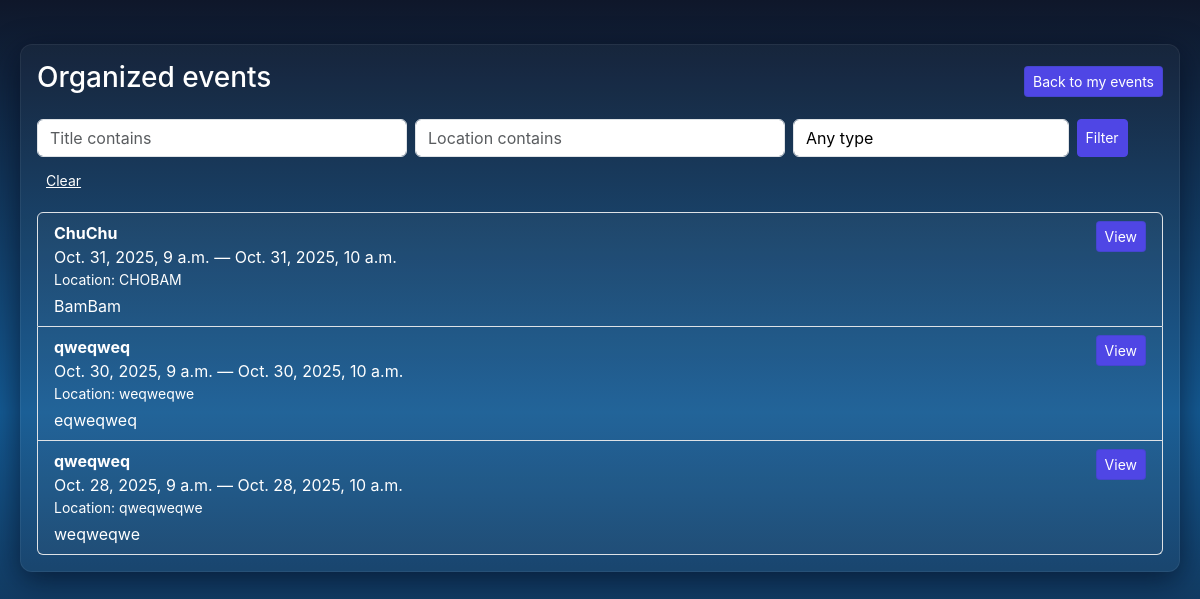
Screenshot of /myevents/organized/ (signed in) with the database file from the repository.
### events/models.py (models this page shows, shortened)
class Event(models.Model):
    owner = models.ForeignKey(
        settings.AUTH_USER_MODEL,
        null=True,
        blank=True,
        on_delete=models.CASCADE,
        related_name='events'
    )
    title = models.CharField(max_length=200)
    description = models.TextField(blank=True)
    location = models.CharField(max_length=200, blank=True)
    start_time = models.DateTimeField()
    end_time = models.DateTimeField()
    created_at = models.DateTimeField(auto_now_add=True)  # set once when created
    updated_at = models.DateTimeField(auto_now=True)      # updates on every save
    is_deleted = models.BooleanField(default=False)
    deleted_at = models.DateTimeField(null=True, blank=True)
    deleted_by = models.ForeignKey(
        settings.AUTH_USER_MODEL,
        null=True,
        blank=True,
        on_delete=models.SET_NULL,
        related_name='deleted_events'
    )
    participants = models.ManyToManyField(
        settings.AUTH_USER_MODEL,
        blank=True,
        related_name='participating_events'
    )
    organizers = models.ManyToManyField(
        settings.AUTH_USER_MODEL,
        blank=True,
        related_name='organized_events'
    )
    attendees = models.ManyToManyField(
        settings.AUTH_USER_MODEL,
        blank=True,
        related_name='attended_events'
    )
    country = models.ForeignKey(
        'Country',
        null=True,
        blank=True,
        on_delete=models.SET_NULL,
        related_name='events'
    )
    targeted_communities = models.ManyToManyField(
        'Community',
        blank=True,
        related_name='targeted_events'
    )
    event_type = models.ForeignKey(
        'EventType',
        null=True,
        blank=True,
        on_delete=models.SET_NULL,
        related_name='events'
    )
    RECURRENCE_CHOICES = [
        ('none', 'None'),
        ('daily', 'Daily'),
        ('weekly', 'Weekly'),
        ('monthly', 'Monthly'),
    ]
    recurrence_pattern = models.CharField(max_length=20, choices=RECURRENCE_CHOICES, default='none')
    recurrence_interval = models.PositiveIntegerField(default=1, help_text='Interval for recurrence (e.g., every N days/weeks/months)')
    recurrence_end_date = models.DateField(null=True, blank=True, help_text='Optional end date for the recurrence')

### events/views.py (the view, shortened to what this page needs)
# urls.py: path('myevents/organized/', organized_view, name='organized_events'),
@login_required
def organized_view(request):
    user = request.user
    now = timezone.now()
    organized_qs = Event.objects.filter(
        Q(owner=user) | Q(organizers=user),
        end_time__lt=now,
        is_deleted=False
    ).distinct()
    form = EventFilterForm(request.GET or None)
    organized_qs = organized_qs.order_by('-start_time')
    paginator = Paginator(organized_qs, 10)
    page_number = request.GET.get('page')
    page_obj = paginator.get_page(page_number)
    params = request.GET.copy()
    if 'page' in params:
        params.pop('page')
    get_params = params.urlencode()
    return render(request, 'events/organized.html', {'organized': page_obj.object_list, 'form': form, 'page_obj': page_obj, 'get_params': get_params})

### events/forms.py (shortened to what this page needs)
class EventFilterForm(forms.Form):
    name = forms.CharField(required=False, widget=forms.TextInput(attrs={"class": "form-control", "placeholder": "Title contains"}))
    location = forms.CharField(required=False, widget=forms.TextInput(attrs={"class": "form-control", "placeholder": "Location contains"}))
    event_type = forms.ModelChoiceField(queryset=EventType.objects.all(), required=False, empty_label='Any type', widget=forms.Select(attrs={"class": "form-control"}))

### events/models.py (called while the page is built)
    def __str__(self):
        return self.name

### events/templates/events/organized.html (shortened to what this page needs)
{% load static %}
<!doctype html>
<html>
  <head>
    <link href="https://cdn.jsdelivr.net/npm/bootstrap@5.3.2/dist/css/bootstrap.min.css" rel="stylesheet">
    <link href="{% static 'events/calendar.css' %}" rel="stylesheet">
  </head>
  <body>
    <div class="page-wrap">
      <div class="calendar-card p-3">
        <div class="d-flex justify-content-between align-items-center mb-3">
          <h3>Organized events</h3>
          <a class="btn btn-sm btn-outline-light" href="{% url 'myevents' %}">Back to my events</a>
        </div>
        <form method="get" class="mb-3">
          <div class="row g-2">
            <div class="col-md-4">{{ form.name }}</div>
            <div class="col-md-4">{{ form.location }}</div>
            <div class="col-md-3">{{ form.event_type }}</div>
            <div class="col-md-1 d-flex">
              <button type="submit" class="btn btn-sm btn-primary">Filter</button>
            </div>
          </div>
          <div class="mt-2">
            <a class="btn btn-sm btn-link text-white" href="{% url 'organized_events' %}">Clear</a>
          </div>
        </form>
        {% if page_obj.object_list %}
          <ul class="list-group">
            {% for ev in page_obj %}
              <li class="list-group-item d-flex justify-content-between align-items-start">
                <div>
                  <strong>{{ ev.title }}</strong>
                  <div class="text-white">{{ ev.start_time }} — {{ ev.end_time }}</div>
                  {% if ev.location %}<div class="small">Location: {{ ev.location }}</div>{% endif %}
                  {% if ev.description %}<div class="mt-1">{{ ev.description }}</div>{% endif %}
                </div>
                <div>
                  <a class="btn btn-sm btn-outline-light" href="{% url 'event_detail' ev.id %}">View</a>
                </div>
              </li>
            {% endfor %}
          </ul>
        {% else %}
          <p class="text-white">You have not organized any past events.</p>
        {% endif %}
      </div>
    </div>
  </body>
</html>

### events/static/events/calendar.css (style rules this page uses)
:root { --bg-start: #0f172a; --bg-end: #0f4c81; --card-bg: rgba(255,255,255,0.03); --muted: rgba(255,255,255,0.75); --accent: #4f46e5; --text: #ffffff; --text-btn: #000000; --text-box: #000000; --day-bubble-bg: #250d58; --day-bubble-color: #ffffff; --day-bubble-size: 34px; --day-today-bg: #393bb4; --day-today-box-shadow: 0 8px 24px rgba(11,94,215,0.24); --bg-middle: #145a93; --weekday-color: #0b5ed7; --fc-list-event-hover-bg-color: rgba(0,0,0,0.04); }
html, body { height: 100%; min-height: 100vh; margin: 0; font-family: 'Inter', system-ui, -apple-system, 'Segoe UI', Roboto, 'Helvetica Neue', Arial; background: linear-gradient(180deg, var(--bg-start) 0%, var(--bg-middle) 50%, var(--bg-end) 100% ) fixed no-repeat; background-size: cover; }
.page-wrap { max-width: 1200px; margin: 24px auto; padding: 20px; }
.calendar-card { color: var(--text); }
#calendar, .page-wrap, .fc .fc-scrollgrid-section-bg, .fc .fc-scrollgrid-bg, .fc .fc-daygrid-day-bg, .fc .fc-timegrid-slot, .fc .fc-bg, .fc .fc-scrollgrid, .fc .fc-daygrid-body, .fc .fc-daygrid-day-frame, .fc .fc-daygrid-day, .fc .fc-scrollgrid-section-liquid, .fc .fc-timegrid .fc-timegrid-col-bg { background-image: none !important; }
.btn-primary { background-color: var(--accent) !important; border-color: var(--accent) !important; }
.btn-outline-light { color: var(--text-btn) !important; background-color: transparent !important; border-color: rgba(6,59,54,0.12) !important; }
html, body { background: linear-gradient(180deg, var(--bg-start) 0%, var(--bg-middle) 50%, var(--bg-start) 100%) fixed no-repeat !important; background-size: cover !important; }
.badge, .alert, .form-control { color: var(--text-box) !important; }
html::before, body::before { content: ''; position: fixed; inset: 0; pointer-events: none; z-index: 0; background: linear-gradient(180deg, var(--bg-start) 0%, var(--bg-middle) 50%, var(--bg-start) 100%) no-repeat fixed; background-size: cover; -webkit-backface-visibility: hidden; backface-visibility: hidden; }
.page-wrap, .calendar-card { position: relative; z-index: 1; }
.list-group-item.d-flex.justify-content-between.align-items-start { background: var(--card-bg) !important; color: var(--text) !important; }
.text-white { color: var(--text) !important; }
.btn.btn-sm.btn-outline-light, .btn.btn-outline-light, .btn.btn-primary.btn-lg.mb-2, .btn.btn-secondary.btn-lg { color: var(--text) !important; background-color: var(--accent) !important; }

### rows the page displays
Event: title "ChuChu", start_time "Oct. 31, 2025, 9 a.m.", end_time "Oct. 31, 2025, 10 a.m.", location "CHOBAM", description "BamBam"
Event: title "qweqweq", start_time "Oct. 30, 2025, 9 a.m.", end_time "Oct. 30, 2025, 10 a.m.", location "weqweqwe", description "eqweqweq"
Event: title "qweqweq", start_time "Oct. 28, 2025, 9 a.m.", end_time "Oct. 28, 2025, 10 a.m.", location "qweqweqwe", description "weqweqwe"
